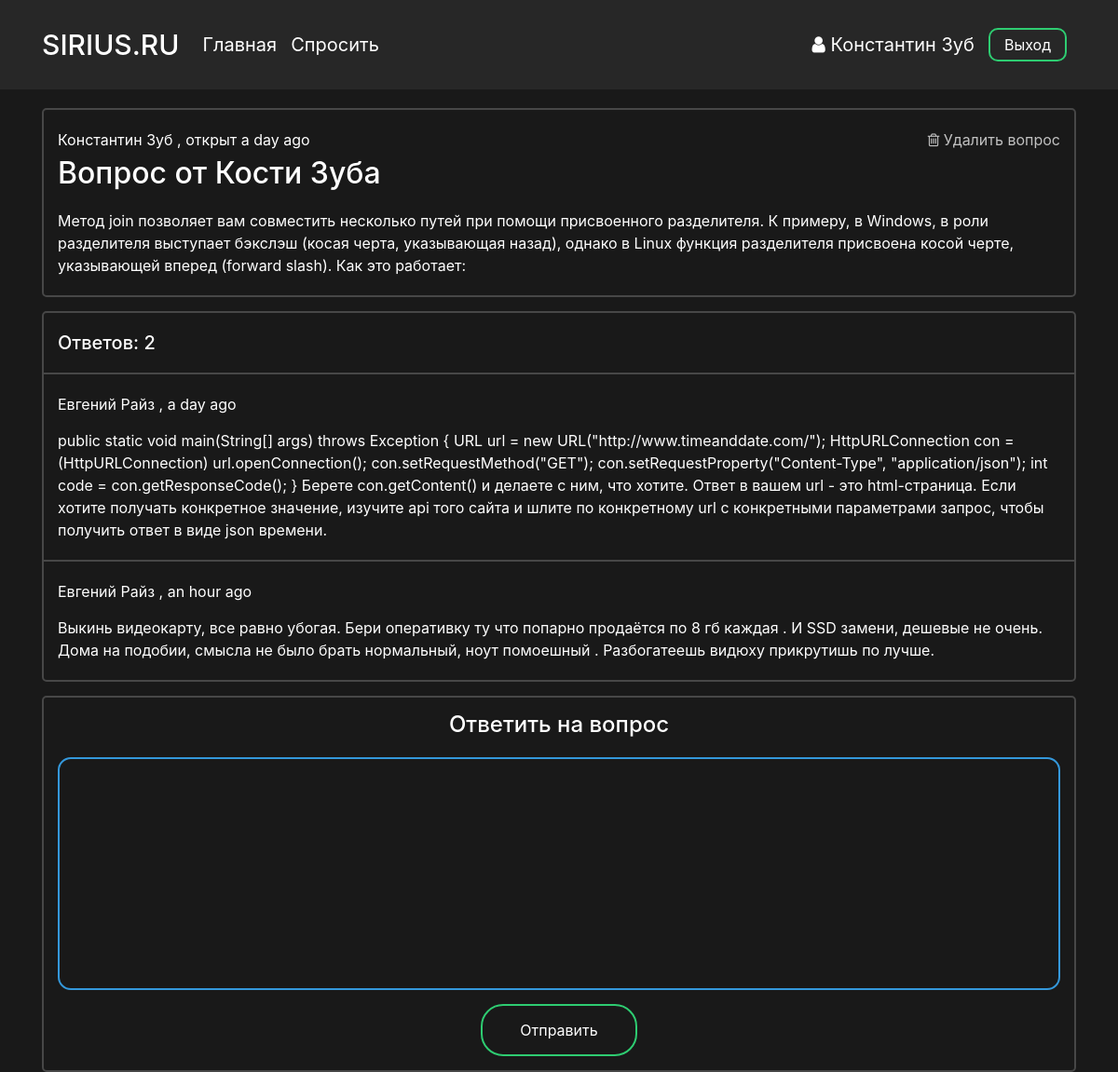
Screenshot of /question/2 (signed in) with the database file from the repository.
### data/users.py (models this page shows, shortened)
class User(SqlAlchemyBase, UserMixin):
    __tablename__ = 'users'
    id = sqlalchemy.Column(sqlalchemy.Integer,
                           primary_key=True, autoincrement=True)
    surname = sqlalchemy.Column(sqlalchemy.String, nullable=True)
    name = sqlalchemy.Column(sqlalchemy.String, nullable=True)
    image_file = sqlalchemy.Column(sqlalchemy.String, nullable=False, default='default.jpg')
    age = sqlalchemy.Column(sqlalchemy.Integer, nullable=True)
    country = sqlalchemy.Column(sqlalchemy.String, nullable=True)
    city = sqlalchemy.Column(sqlalchemy.String, nullable=True)
    email = sqlalchemy.Column(sqlalchemy.String,
                              index=True, unique=True, nullable=True)
    hashed_password = sqlalchemy.Column(sqlalchemy.String, nullable=True)
    registration_date = sqlalchemy.Column(sqlalchemy.DateTime,
                                      default=datetime.datetime.utcnow)

### data/questions.py (models this page shows)
class Question(SqlAlchemyBase):
    __tablename__ = 'questions'
    id = sqlalchemy.Column(sqlalchemy.Integer,
                           primary_key=True, autoincrement=True)
    title = sqlalchemy.Column(sqlalchemy.String)
    text = sqlalchemy.Column(sqlalchemy.String)
    user_id = sqlalchemy.Column(sqlalchemy.Integer,
                                sqlalchemy.ForeignKey("users.id"))
    user = orm.relation('User')
    created_date = sqlalchemy.Column(sqlalchemy.DateTime,
                                      default=datetime.datetime.utcnow)
    def get_answers(self):
        from data import db_session
        db_sess = db_session.create_session()
        answers= db_sess.query(Answer).filter(Answer.question_id == self.id).all()
        return answers

class Answer(SqlAlchemyBase):
    __tablename__ = 'answers'
    id = sqlalchemy.Column(sqlalchemy.Integer,
                           primary_key=True, autoincrement=True)
    text = sqlalchemy.Column(sqlalchemy.String)
    likes = sqlalchemy.Column(sqlalchemy.Integer, default=0)
    is_best = sqlalchemy.Column(sqlalchemy.Boolean, default=False)
    user_id = sqlalchemy.Column(sqlalchemy.Integer,
                                sqlalchemy.ForeignKey("users.id"))
    user = orm.relation('User')
    question_id = sqlalchemy.Column(sqlalchemy.Integer,
                                sqlalchemy.ForeignKey("questions.id"))
    question = orm.relation('Question')
    created_date = sqlalchemy.Column(sqlalchemy.DateTime,
                                      default=datetime.datetime.utcnow)

### main.py (the view, shortened to what this page needs)
@app.route("/question/<int:question_id>", methods=["GET", "POST"])
def question_page(question_id):
    form = AnswerForm()
    db_sess = db_session.create_session()
    question = db_sess.query(Question).filter(Question.id == question_id).first()
    return render_template(
        "question.html", id=question_id, question=question, form=form
    )

### forms/questions.py
class AnswerForm(FlaskForm):
    text = TextAreaField('Введите текст ответа', validators=[DataRequired()])
    submit = SubmitField('Отправить')

### data/db_session.py (called while the page is built)
def create_session() -> Session:
    global __factory
    return __factory()

### main.py (called while the page is built)
@manager.user_loader
def load_user(user_id):
    db_sess = db_session.create_session()
    user = db_sess.query(User).filter(User.id == user_id).first()
    return user

### templates/question.html (shortened to what this page needs)
<head>
    <link rel="stylesheet" type="text/css" href="{{ url_for('static', filename='css/question.css')}}">
</head>
{% extends "base.html" %}
{% block content %}
<div class="question-wrapper">
    <div class="question">
        <p class="user-name">
            <a href="{{ url_for('profile_page', profile_id = question.user.id) }}">
                {{ question.user.name }} {{ question.user.surname }}
            </a>, открыт {{ moment(question.created_date).fromNow(refresh=True) }}
        </p>
        <h2 class="question-title">{{ question.title }}</h2>
        <p class="question-text">{{ question.text }}</p>
        {% if current_user %}
            {% if current_user.id == question.user.id %}
                <a class="delete-question-btn" href="{{ url_for('question_delete', question_id=question.id) }}">
                    <i class="fa fa-trash-o" aria-hidden="true"></i> Удалить вопрос
                </a>
            {% endif %}
        {% endif %}
    </div>
</div>
<div class="answers">
    {% set answers = question.get_answers() %}
    <div class="answer-count-wrapper">
        <div class="answer-count">
            <h5 class="counter">Ответов: {{ answers|length }}</h5>
        </div>
    </div>
    <div class="answers-block">
        {% for item in answers %}
            <div class="answer-block-wrapper">
                <div class="answer-block">
                    <p class="user-name">
                        <a href="{{ url_for('profile_page', profile_id = item.user.id) }}">
                            {{ item.user.name }} {{ item.user.surname }}
                        </a>,
                        {{ moment(item.created_date).fromNow(refresh=True) }}</p>
                    <p class="question-text">{{ item.text }}</p>
                </div>
            </div>
        {% endfor %}
    </div>
</div>
<div class="answer-form">
    <h4 class="title">Ответить на вопрос</h4>
    {% if current_user %}
        {% if current_user.is_authenticated %}
            <form class="box" action="" method="post">
                {{ form.text(type="text", autocomplete="off") }}
                {{ form.submit(type="submit") }}
            </form>
        {% else %}
            <a class="answer-btn" href="{{ url_for('login') }}">Войти</a>
            <a class="answer-btn" href="{{ url_for('reqister') }}">Зарегистрироваться</a>
        {% endif %}
    {% endif %}
</div>
{% endblock %}

### templates/base.html (shortened to what this page needs)
<!doctype html>
<html lang="ru">
<head>
    <link rel="stylesheet"
          href="https://stackpath.bootstrapcdn.com/bootstrap/4.4.1/css/bootstrap.min.css"
>
    <link rel="stylesheet" type="text/css" href="{{ url_for('static', filename='css/base.css')}}">
    <link rel="stylesheet" href="https://maxcdn.bootstrapcdn.com/font-awesome/4.5.0/css/font-awesome.min.css">
</head>
<body>
    <header>
        <div class="container">
            <nav class="navbar header">
                <div class="nav_left">
                    <a class="navbar-brand nav_logo" href="{{ url_for('main_page') }}">SIRIUS.RU</a>
                    <a class="navbar-brand nav_item" href="{{ url_for('main_page') }}">Главная</a>
                    <a class="navbar-brand nav_item" href="{{ url_for('ask_question_page') }}">Спросить</a>
                </div>
                <div class="nav_right">
                    {% if current_user %}
                        {% if current_user.is_authenticated %}
                            <a class="profile nav_item" href="{{ url_for('profile_page', profile_id = current_user.id) }}">
                                <i class="fa fa-user" aria-hidden="true"></i> {{ current_user.name }} {{current_user.surname }}
                            </a>
                            <a class="nav_item nav_btn" href="{{ url_for('logout') }}">Выход</a>
                        {% else %}
                            <a class="nav_item nav_btn" href="{{ url_for('login') }}">Войти</a>
                            <a class="nav_item nav_btn" href="{{ url_for('reqister') }}">Зарегистрироваться</a>
                        {% endif %}
                    {% endif %}
                </div>
            </nav>
        </div>
    </header>
    <main role="main" class="container">
        {% block content %}{% endblock %}
    </main>
</body>
</html>

### static/css/question.css (style rules this page uses)
.question, .answers, .answer-form { border: 2px solid rgba(255, 255, 255, 0.2); border-radius: 5px; -webkit-background-clip: padding-box; background-clip: padding-box; }
.question { margin-bottom: 15px; padding: 20px 15px; position: relative; }
.question .user-name { margin-bottom: 5px }
.question .question-title { margin-bottom: 20px }
.delete-question-btn { position: absolute; right: 15px; top: 20px; color: #c1c1c1; }
.answer-count { padding: 20px 15px; }
.counter { margin: 0; }
.answers { margin-bottom: 15px; }
.answer-block-wrapper:after, .answer-block-wrapper:first-child:before { content: ''; display: block; height: 2px; background: rgba(255, 255, 255, 0.2); margin: 0px }
.answer-block-wrapper:last-child:after { content: none; }
.answer-block { padding: 20px 15px; }
.answer-block .user-name { margin-bottom: 15px }
.answer-form { padding: 15px }
.answer-form .title { margin-bottom: 20px; text-align: center; }
.box { margin: 0; }
.box textarea[type = "text"] { border:0; background: none; resize: none; display: block; margin: 0px auto; border: 2px solid #3498db; padding: 7px 10px; width: 100%; outline: none; color: white; border-radius: 14px; transition: 0.25s; }
.box textarea[type = "text"] { height: 250px; }
.box input[type = "submit"] { border:0; background: none; display: block; margin: 15px auto 0px; text-align: center; border: 2px solid #2ecc71; padding: 14px 40px; outline: none; color: white; border-radius: 24px; transition: 0.25s; cursor: pointer; }

### static/css/base.css (style rules this page uses)
html { color: #ffffff }
body { background-color: #191919 !important; color: #ffffff; overflow-y: scroll; }
a { color: #ffffff; }
p { margin: 0px; }
header { background-color: #272727; color: #ffffff; }
.header { display: flex; justify-content: space-between; vertical-align: middle; margin-bottom: 20px; padding: 10px 0; }
.nav_left, .nav_right { display: flex; flex-direction: row; flex-wrap: nowrap; justify-content: center; align-items: center; align-content: center; }
.nav_logo { font-size: 30px; font-weight: 500; margin-right: 25px }
.nav_item { display: inline-block; margin-right: 15px; transition: 0.15s; }
.profile { font-size: 20px; }
.nav_btn { border-radius: 10px; outline: none; border: 2px solid #2ecc71; background: none; display: block; margin: 20px auto; margin-right: 10px; padding: 4px 15px; text-align: center; color: white; transition: 0.25s; cursor: pointer; }

### rows the page displays
User: name "Константин", surname "Зуб", user.name "Константин", user.surname "Зуб"
Question: created_date "a day ago", title "Вопрос от Кости Зуба", text "Метод join позволяет вам совместить несколько путей при помощи присвоенного разделителя. К примеру, в Windows, в роли разделителя выступает бэкслэш (косая черта, указывающая назад), однако в Linux функция разделителя присвоена косой черте, указывающей вперед (forward slash). Как это работает:"
Answer: user.name "Евгений", user.surname "Райз", created_date "a day ago", text "public static void main(String[] args) throws Exception { URL url = new URL(\"http://www.timeanddate.com/\"); HttpURLConnection con = (HttpURLConnection) url.openConnection(); con.setRequestMethod(\"GET\"); con.setRequestProperty(\"Content-Type\", \"application/json\"); int code = con.getResponseCode(); } Берете con.getContent() и делаете с ним, что хотите. Ответ в вашем url - это html-страница. Если хотите получать конкретное значение, изучите api того сайта и шлите по конкретному url с конкретными параметрами запрос, чтобы получить ответ в виде json времени."
Answer: user.name "Евгений", user.surname "Райз", created_date "an hour ago", text "Выкинь видеокарту, все равно убогая. Бери оперативку ту что попарно продаётся по 8 гб каждая . И SSD замени, дешевые не очень. Дома на подобии, смысла не было брать нормальный, ноут помоешный . Разбогатеешь видюху прикрутишь по лучше."

### other values shown
{{ answers|length }} "2"
